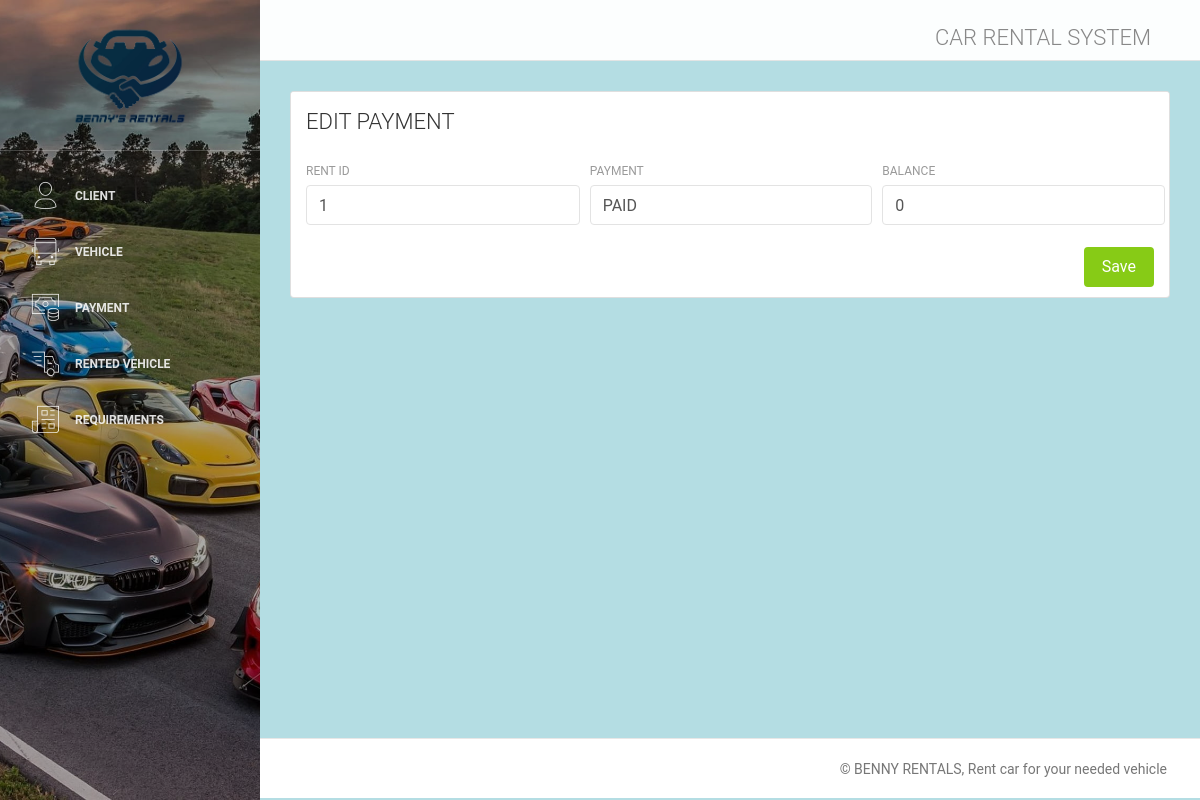
The page /payment_edit.php?id=1 on the database its author committed.
### tables this page shows
CREATE TABLE `payment` (
  `payment_id` int(255) NOT NULL,
  `rent_id` int(255) NOT NULL,
  `mode_payment` varchar(255) NOT NULL,
  `balance` int(255) NOT NULL
);

### payment_edit.php (the view, shortened to what this page needs)
<!DOCTYPE html>
<html lang="en">
<head>
    <link rel="stylesheet" href="https://maxcdn.bootstrapcdn.com/font-awesome/latest/css/font-awesome.min.css" />
    <link href="assets/css/bootstrap.min.css" rel="stylesheet" />
    <link href="assets/css/light-bootstrap-dashboard.css?v=2.0.0 " rel="stylesheet" />
    <link href="assets/css/demo.css" rel="stylesheet" />
</head>
<?php
        require "config/db.php";
        $id = $_GET['id'];
        $query_Id = "SELECT * FROM payment WHERE payment_id=$id";
        $result_Id = mysqli_query($conn, $query_Id);
        if(count(array($result_Id))==1){
            $payment = mysqli_fetch_array($result_Id);
            $rent_id  = $payment['rent_id'];
            $mode_payment = $payment['mode_payment'];
            $balance = $payment['balance'];
        }
    ?>
<body>
    <div class="wrapper">
        <div class="sidebar"data-color="purple" data-image="assets/img/cars.png">
            <div class="sidebar-wrapper">
               <?php include('include/sidebar.php');?>
        <div class="main-panel">
            <?php include('include/navbar.php');?>
            <div class="content">
                <div class="container-fluid">
                    <div class="row">
                        <div class="col-md-12">
                            <div class="card">
                                <div class="card-header">
                                    <h4 class="card-title">EDIT PAYMENT</h4>
                                </div>
                                <div class="card-body">
                                    <form method="POST" action="<?php $_SERVER['PHP_SELF'];?>">
                                        <div class="row">
                                        <div class="col-md-4 pr-1">
                                                <div class="form-group">
                                                    <label>RENT ID</label>
                                                    <input type="text" class="form-control" name= "rent_id" value="<?php echo $rent_id; ?>">
                                                </div>
                                            </div>
                                            <div class="col-md-4 pr-1">
                                                <div class="form-group">
                                                    <label>PAYMENT</label>
                                                    <input type="text" class="form-control" name="mode_payment" value="<?php echo $mode_payment; ?>" >
                                                </div>
                                            </div>
                                            <div class="col-md-4 pr-1">
                                                <div class="form-group">
                                                    <label>BALANCE</label>
                                                    <input type="text" class="form-control" name="balance" value="<?php echo $balance; ?>" >
                                                </div>
                                            </div>
                                        </div>
                                        <button type="submit" name="submit" class="btn btn-success btn-fill pull-right">Save</button>
                                       <div class="clearfix"></div>
                                </form>
                               </div>
                            </div>
                        </div>
                    </div>
                </div>
            </div>
            <footer class="footer">
                <div class="container-fluid">
                    <nav>
                    <p class="copyright text-center">
                            © BENNY RENTALS,
                          Rent car for your needed vehicle
                        </p>
                    </nav>
                </div>
            </footer>
        </div>
</body>
</html>

### rows shown on the page
payment: rent_id "1", mode_payment "PAID", balance "0"
